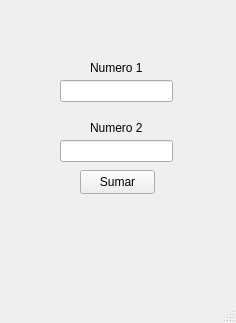
<?xml version="1.0" encoding="UTF-8"?>
<ui version="4.0">
 <class>MainWindow</class>
 <widget class="QMainWindow" name="MainWindow">
  <property name="geometry">
   <rect>
    <x>0</x>
    <y>0</y>
    <width>236</width>
    <height>323</height>
   </rect>
  </property>
  <property name="windowTitle">
   <string>MainWindow</string>
  </property>
  <widget class="QWidget" name="centralwidget">
   <widget class="QLineEdit" name="numero1">
    <property name="geometry">
     <rect>
      <x>60</x>
      <y>80</y>
      <width>113</width>
      <height>22</height>
     </rect>
    </property>
   </widget>
   <widget class="QLineEdit" name="numero2">
    <property name="geometry">
     <rect>
      <x>60</x>
      <y>140</y>
      <width>113</width>
      <height>22</height>
     </rect>
    </property>
   </widget>
   <widget class="QLabel" name="label">
    <property name="geometry">
     <rect>
      <x>90</x>
      <y>60</y>
      <width>61</width>
      <height>16</height>
     </rect>
    </property>
    <property name="text">
     <string>Numero 1</string>
    </property>
   </widget>
   <widget class="QLabel" name="label_2">
    <property name="geometry">
     <rect>
      <x>90</x>
      <y>120</y>
      <width>61</width>
      <height>16</height>
     </rect>
    </property>
    <property name="text">
     <string>Numero 2</string>
    </property>
   </widget>
   <widget class="QPushButton" name="boton_suma">
    <property name="geometry">
     <rect>
      <x>80</x>
      <y>170</y>
      <width>75</width>
      <height>24</height>
     </rect>
    </property>
    <property name="text">
     <string>Sumar</string>
    </property>
   </widget>
  </widget>
  <widget class="QMenuBar" name="menubar">
   <property name="geometry">
    <rect>
     <x>0</x>
     <y>0</y>
     <width>236</width>
     <height>22</height>
    </rect>
   </property>
  </widget>
  <widget class="QStatusBar" name="statusbar"/>
 </widget>
 <resources/>
 <connections/>
</ui>
